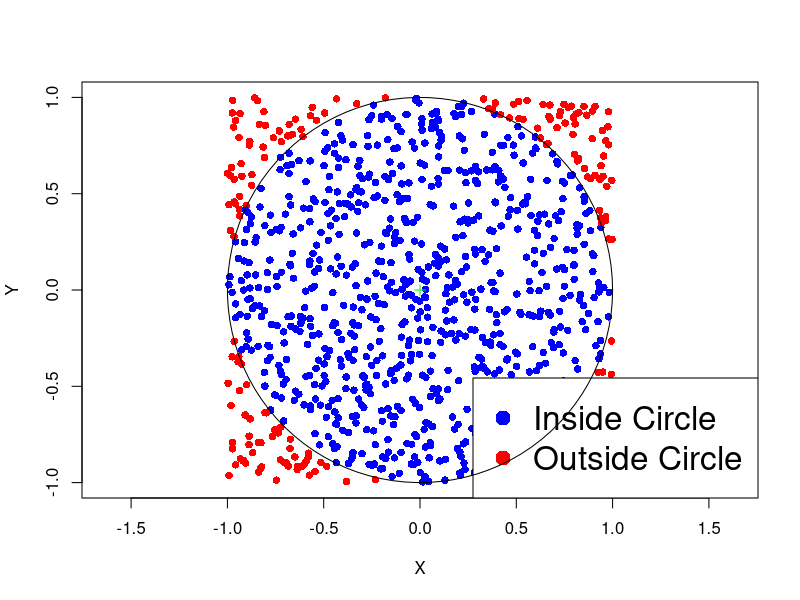

R code for this plot:
## ---- chunk 1
# Enter counts and null hypothesis probabilities
counts <- c(13, 17, 9, 17, 18, 26)
null_probs <- rep(1/6, 6)

# Perform goodness-of-fit test
ans <- chisq.test(counts, p = null_probs)

# Print answer
print(ans)
## ---- chunk 2
# Enter counts and null hypothesis probabilities
counts <- c(35, 40 , 25)
null_probs <- c(0.35, 0.35, 0.3)

# Compute total counts
m <- sum(counts)

# Compute degrees of freedom
degrees <- length(counts) - 1

# Compute expected counts
exp_counts <- m * null_probs

# Compute chi-squared statistic
chi_squared <- sum( (counts - exp_counts)^2 / exp_counts )

# Compute p-value
p_value <- 1 - pchisq(chi_squared, df = degrees)

# Print p-value
cat("The p-value is:", p_value)
## ---- chunk 3
#| fig-asp: 1

R <- 1
niters <- 1000
total <- 0
in_circle <- 0

# Function to plot the points
plot_points <- function(x, y, R) {
  plot(x, y, col = ifelse(x^2 + y^2 <= R^2, "blue", "red"), pch = 16, xlab = "X", ylab = "Y", asp = 1, frame.plot = TRUE, xlim = c(-1,1), ylim = c(-1,1) )
  points(0, 0, col = "green", pch = 3)  # Plotting the center of the circle
  legend("bottomright", legend = c("Inside Circle", "Outside Circle"), col = c("blue", "red"), pch = 16, cex = 2)
  circle <- seq(0, 2 * pi, length.out = 100)
  lines(R * cos(circle), R * sin(circle))  # Plotting the circle
}

x <- runif(niters, -R, R)
y <- runif(niters, -R, R)
plot_points(x, y, R)

## ---- chunk 4
N <- 10000
total <- 0      # Counts total number of points
in_circle <- 0  # Counts points falling in circle

for (j in 1:10) {
  for (i in 1:N) {
    x <- runif(1, -1, 1); y <- runif(1, -1, 1);  # sample point (x,y)
    if (x^2 + y^2 <= 1) {    
      in_circle <- in_circle + 1  # If (x,y) in circle increase counter
    }
    total <- total + 1  # Increase total counter
  }
  
  pi_approx <- ( in_circle / total ) * 4  # Compute approximate area

  cat(sprintf("After %8d iterations pi is %.08f, error is %.08f\n",
     (j * N), pi_approx, abs(pi_approx - pi)))
}
## ---- chunk 5
# Enter counts and null hypothesis probabilities
counts <- c(32, 15, 9, 4)
null_probs <- c(0.5, 0.3, 0.15, 0.05)

# Compute total counts
m <- sum(counts)

# Compute expected counts
exp_counts <- m * null_probs

# Compute the observed chi-squared statistic
obs_chi_squared <- sum( (counts - exp_counts)^2 / exp_counts )

# Number of Monte Carlo simulations
N <- 100000

# Initialize counter for extreme statistics
count_extreme_statistics <- 0

# Perform Monte Carlo simulations

for (i in 1:N) {
  # Simulate multinomial counts under null hypothesis
  simul_counts <- rmultinom(1, m, null_probs)
  
  # Compute chi-squared statistic for the simulated counts
  simul_chi_squared <- sum( (simul_counts - exp_counts )^2 / exp_counts)
  
  # Check if simulated chi-squared statistic is extreme
  if (simul_chi_squared >= obs_chi_squared) {
    count_extreme_statistics <- count_extreme_statistics + 1
  }
}

# Compute Monte Carlo p-value
monte_carlo_p_value <- count_extreme_statistics / N

# Perform chi-squared test using built-in R function
chi_squared_test <- chisq.test(counts, p = null_probs, 
                               simulate.p.value = TRUE)

# Extract p-value from chi-squared test result
chisq_p_value <- chi_squared_test$p.value

# Print p-values for comparison
cat("\nCustom Monte Carlo p-value:", monte_carlo_p_value)
cat("\nR Monte Carlo p-value:", chisq_p_value)
